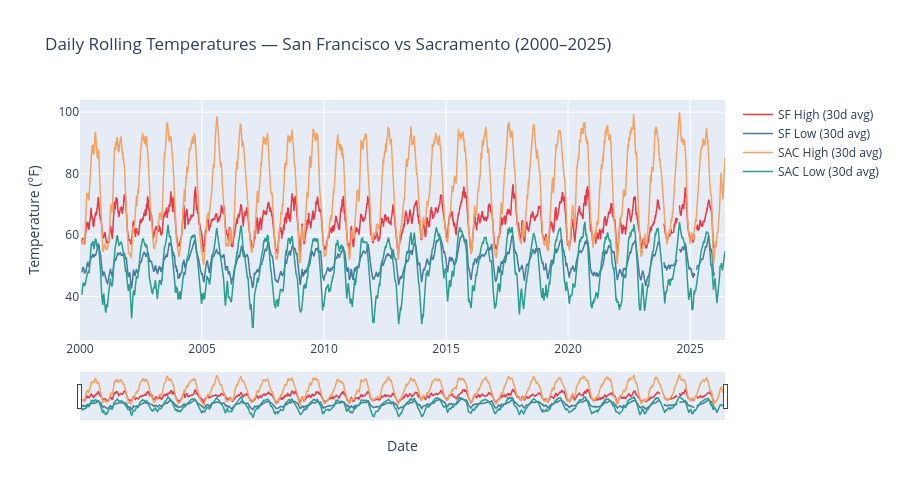

Notebook code cell kept with this figure:
### Markdown cell above
## 📈 Graph 1b — Interactive 25-Year Overview (30-Day Rolling Average)

To see both cities together across all 25 years without the visual noise of daily fluctuations, we apply a **30-day rolling average** — each point becomes the average of the surrounding 30 days, smoothing out day-to-day noise while preserving the true seasonal trend. The interactive range slider below allows you to zoom into any specific time window.

**Tip:** Use the range slider at the bottom to zoom into any period of interest. Hover over any line to see exact temperatures.

### Code cell
SF_df['sf_high_roll'] = SF_df['TMAX'].rolling(30).mean()
SF_df['sf_low_roll'] = SF_df['TMIN'].rolling(30).mean()
SAC_df['sac_high_roll'] = SAC_df['TMAX'].rolling(30).mean()
SAC_df['sac_low_roll'] = SAC_df['TMIN'].rolling(30).mean()

fig = go.Figure()

fig.add_trace(go.Scatter(x=SF_df['DATE'], y=SF_df['sf_high_roll'], name='SF High (30d avg)', line=dict(color='#E63946', width=1.5)))
fig.add_trace(go.Scatter(x=SF_df['DATE'], y=SF_df['sf_low_roll'], name='SF Low (30d avg)', line=dict(color='#457B9D', width=1.5)))
fig.add_trace(go.Scatter(x=SAC_df['DATE'], y=SAC_df['sac_high_roll'], name='SAC High (30d avg)', line=dict(color='#F4A261', width=1.5)))
fig.add_trace(go.Scatter(x=SAC_df['DATE'], y=SAC_df['sac_low_roll'], name='SAC Low (30d avg)', line=dict(color='#2A9D8F', width=1.5)))

fig.update_layout(
    title='Daily Rolling Temperatures — San Francisco vs Sacramento (2000–2025)',
    xaxis_title='Date',
    yaxis_title='Temperature (°F)',
    height=500,
    xaxis=dict(rangeslider=dict(visible=True))
)
fig.show()

### Figure 1 — Plotly figure (JSON) as saved in the notebook; plotly's stock layout.template omitted (floating-point values rounded to 4 significant figures; data arrays with more than 128 entries replaced by an {"elided": "..."} marker saying what was removed)
{"data": [{"line": {"color": "#E63946", "width": 1.5}, "name": "SF High (30d avg)", "type": "scatter", "x": {"elided": "9460 str values"}, "y": {"elided": "9460 float values"}}, {"line": {"color": "#457B9D", "width": 1.5}, "name": "SF Low (30d avg)", "type": "scatter", "x": {"elided": "9460 str values"}, "y": {"elided": "9460 float values"}}, {"line": {"color": "#F4A261", "width": 1.5}, "name": "SAC High (30d avg)", "type": "scatter", "x": {"elided": "9654 str values"}, "y": {"elided": "9654 float values"}}, {"line": {"color": "#2A9D8F", "width": 1.5}, "name": "SAC Low (30d avg)", "type": "scatter", "x": {"elided": "9654 str values"}, "y": {"elided": "9654 float values"}}], "layout": {"height": 500, "title": {"text": "Daily Rolling Temperatures — San Francisco vs Sacramento (2000–2025)"}, "xaxis": {"rangeslider": {"visible": true}, "title": {"text": "Date"}}, "yaxis": {"title": {"text": "Temperature (°F)"}}}}
